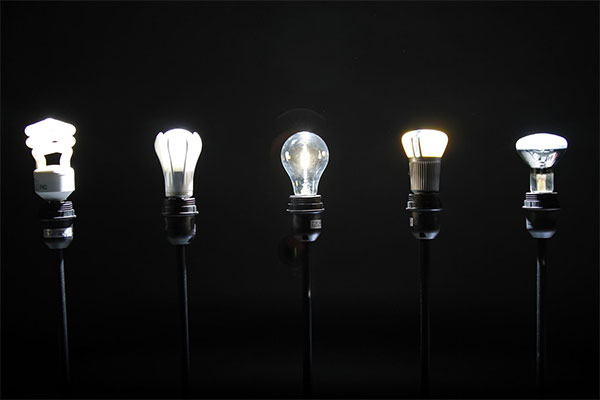
#> input picture Xử-Lý-Ảnh/Image/anh5.jpg, 600 x 400 px
$ python Luyen5.py
#> lines starting #> are read from the running program, lines starting #| are printed output that depends on the picture; after the words box and inside, x2 and y2 are one past the last pixel; in counts of white or black regions, pixels touching at a corner belong together; long printed decimals are rounded
from itertools import count
import cv2
# Đọc ảnh  I.
# 1. Hiển thị
# ảnh I.
I = cv2.imread('Image/anh5.jpg')
#> I is the input picture: shape (400, 600, 3); mean B, G, R 22.7, 22.7, 22.7
cv2.imshow('Original', I)

# 2. Chuyển ảnh mầu I sang ảnh đa cấp xám với thành phần mầu (r,g,b) là  (0.39,0.5,0.11), được ma
# trận ảnh Ig. Hiển thị Ig. Tính mức xám trung bình của Ig.
def cvtGray(I):
    grayColor = .39 * I[:, :, 2] + .5 * I[:, :, 1] + .11 * I[:, :, 0]
    grayColor = grayColor.astype(dtype='uint8')

    return grayColor

Ig = cvtGray(I)
cv2.imshow('Gray Img', Ig)
print('Mean Gray : ', Ig.mean())
#| Mean Gray :  22.610

# 3. Chuyển  I sang dạng HSV được ảnh Ihsv. Xác định mức xám lớn nhất của
# kênh S của Ihsv.
Ihsv = cv2.cvtColor(I, cv2.COLOR_BGR2HSV)
#> Ihsv: shape (400, 600, 3); mean H, S, V 9.3, 6, 23.2
Ihsv_s = Ihsv[:, :, 1]
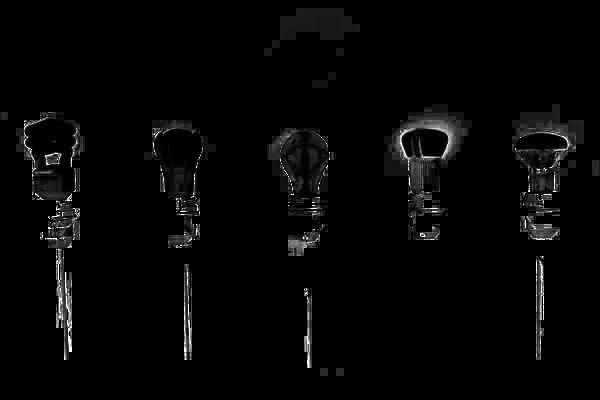
#> Ihsv_s: shape (400, 600); min 0, max 255, mean 6
print('Max Gray S channel HSV img : ', Ihsv_s.max())
#| Max Gray S channel HSV img :  255

# 4. Nhị phân ảnh Ig theo ngưỡng Otsu được ảnh nhị phân nền đen được ảnh Ib.
# Hiển thị ảnh Ib.
thresh, Ib = cv2.threshold(Ig, 180, 255, cv2.THRESH_OTSU)
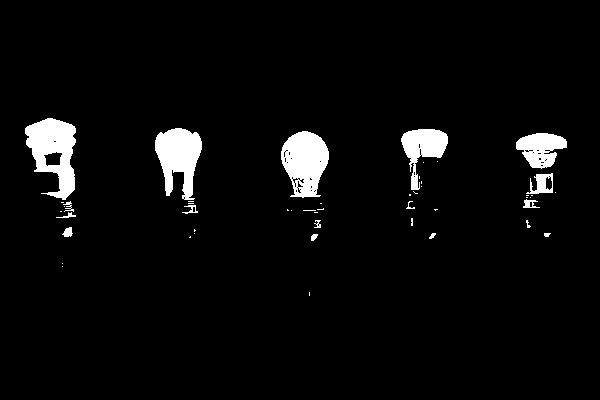
#> Ib: shape (400, 600); 4.3% white; 48 white regions (32 under 20 px)
#> thresh = 116
cv2.imshow('Binary Img', Ib)

# 5. Xác định  contour của Ib, tìm giá trị max của contour có chu vi lớn nhất. Vẽ các contours có chu vi > max/5 lên ảnh gốc I với mầu (255,0,255). Hiển thị.
I_copy = I.copy()
contours, hie = cv2.findContours(Ib, cv2.RETR_TREE, cv2.CHAIN_APPROX_SIMPLE)
#> contours = 94 contours, 80 with area under 20; largest, box (x1, y1, x2, y2) and area: (25, 118, 76, 200) 2496, (281, 131, 329, 198) 2218, (155, 128, 202, 200) 2013, (401, 129, 448, 190) 1239, (516, 133, 567, 169) 1126; hie = 94 rows, first 6: [1, -1, -1, -1], [2, 0, -1, -1], [3, 1, -1, -1], [4, 2, -1, -1], [5, 3, -1, -1], [6, 4, -1, -1]
print('Ib contours : ', contours)
#> (printed output is left out)
cv2.drawContours(I_copy, contours, -1, (0, 0, 255), 2)
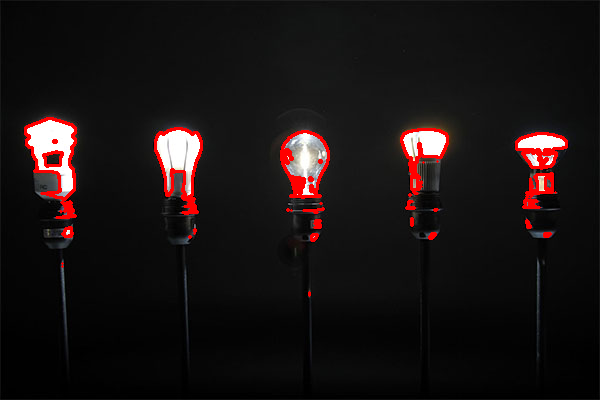
#> I_copy: shape (400, 600, 3); 2.59% of pixels changed, all inside (x1, y1, x2, y2) = (24, 117, 568, 297)

I_copy = I.copy()
max_cv = 0.0

for cnt in contours:
    if max_cv < cv2.arcLength(cnt, True):
        max_cv = cv2.arcLength(cnt, True)
#> this loop made 94 passes
#> (cnt, max_cv) on pass 1: ([[309, 292], [309, 295]], 6)
#> max_cv on passes 5, 10, 12, 16, 24, 31: 20.49, 33.56, 38.97, 46.49, 56.73, 73.46
#> after the loop, max_cv = 287.1
print('Max CV : ',  max_cv)

for cnt in contours:
    if cv2.arcLength(cnt, True) > max_cv/5:
        cv2.drawContours(I_copy, cnt, -1, (255,0,255), 2)
#> this loop made 94 passes
#> cnt on passes 1, 2, 3, 4, 8, 9, 15, 17, 18, 19, 20, 21: [[309, 292], [309, 295]], [[62, 266]], [[62, 263]], [[190, 236], [189, 237], [190, 237]], [[194, 233]], [[194, 229], [194, 231], [195, 230]], [[314, 212], [317, 212]], [[60, 211], [61, 211]], [[303, 210], [315, 210]], [[291, 210]], [[434, 209], [435, 210], [436, 209], [437, 209]], [[287, 209], [287, 210], [288, 210]]
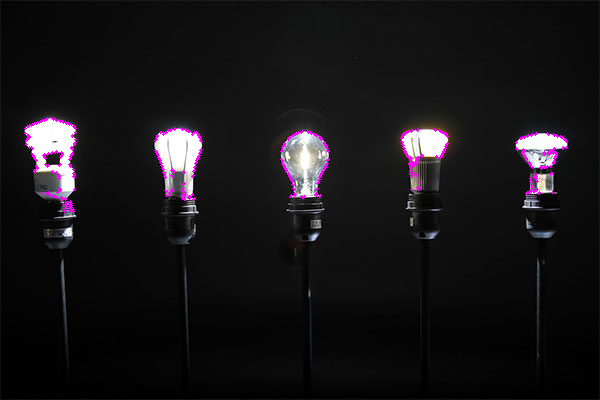
#> I_copy: shape (400, 600, 3); 0.86% of pixels changed, all inside (x1, y1, x2, y2) = (24, 117, 568, 213)
cv2.imshow('Draw Contours', I_copy)

cv2.waitKey()
